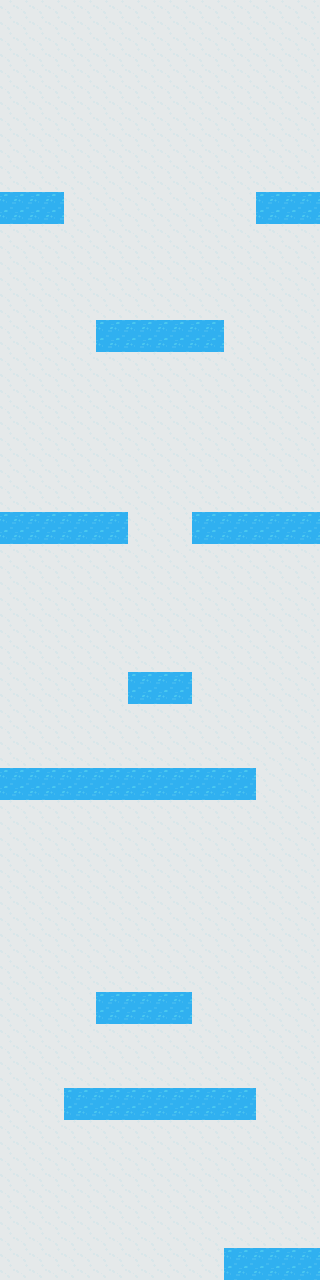

Rendered tile map (Tiled .tmx) drawn with the repository's tilesets; below, a short description and the map source with its tile grids summarised:
An orthogonal 10x40 tile map with 32x32 px tiles, 1 tile layer (Tile Layer 1), 2 tilesets and 14 objects (11x me.LevelEntity, mainPlayer).

<map version="1.0" orientation="orthogonal" renderorder="right-down" width="10" height="40" tilewidth="32" tileheight="32" nextobjectid="22">
 <tileset firstgid="1" name="toAntar2" tilewidth="32" tileheight="32">
  <image source="toAntar2.png" width="720" height="640" />
 </tileset>
 <tileset firstgid="441" name="toAntar1" tilewidth="32" tileheight="32">
  <image source="toAntar1.png" width="640" height="640" />
 </tileset>
 <layer name="Tile Layer 1" width="10" height="40">
  <data>[400 cells, 400 non-empty, 4 distinct tile ids]</data>
 </layer>
 <objectgroup name="Entities">
  <object id="2" name="mainPlayer" x="144" y="24" width="32" height="32">
   <properties>
    <property name="image" value="hero" />
    <property name="spritewidth" value="24" />
   </properties>
  </object>
  <object id="3" name="me.LevelEntity" x="120" y="1200" width="68" height="60">
   <properties>
    <property name="duration" value="250" />
    <property name="fade" value="#000000" />
    <property name="to" value="antarctica" />
   </properties>
  </object>
  <object id="6" name="me.LevelEntity" x="-1" y="768" width="256" height="30">
   <properties>
    <property name="duration" value="1" />
    <property name="fade" value="#000000" />
    <property name="to" value="antarlevel" />
   </properties>
  </object>
  <object id="8" name="me.LevelEntity" x="97" y="995" width="94" height="27">
   <properties>
    <property name="duration" value="1" />
    <property name="fade" value="#000000" />
    <property name="to" value="antarlevel" />
   </properties>
  </object>
  <object id="10" name="me.LevelEntity" x="225" y="1250" width="93" height="29">
   <properties>
    <property name="duration" value="1" />
    <property name="fade" value="#000000" />
    <property name="to" value="antarlevel" />
   </properties>
  </object>
  <object id="11" name="me.LevelEntity" x="131" y="675" width="58" height="27">
   <properties>
    <property name="duration" value="1" />
    <property name="fade" value="#000000" />
    <property name="to" value="antarlevel" />
   </properties>
  </object>
  <object id="12" name="me.LevelEntity" x="2" y="515" width="125" height="28">
   <properties>
    <property name="duration" value="1" />
    <property name="fade" value="#000000" />
    <property name="to" value="antarlevel" />
   </properties>
  </object>
  <object id="13" name="me.LevelEntity" x="193" y="514" width="127" height="28">
   <properties>
    <property name="duration" value="1" />
    <property name="fade" value="#000000" />
    <property name="to" value="antarlevel" />
   </properties>
  </object>
  <object id="14" name="me.LevelEntity" x="-1" y="193" width="64" height="29">
   <properties>
    <property name="duration" value="1" />
    <property name="fade" value="#000000" />
    <property name="to" value="antarlevel" />
   </properties>
  </object>
  <object id="15" name="me.LevelEntity" x="98" y="322" width="125" height="30">
   <properties>
    <property name="duration" value="1" />
    <property name="fade" value="#000000" />
    <property name="to" value="antarlevel" />
   </properties>
  </object>
  <object id="16" name="me.LevelEntity" x="258" y="194" width="62" height="29">
   <properties>
    <property name="duration" value="1" />
    <property name="fade" value="#000000" />
    <property name="to" value="antarlevel" />
   </properties>
  </object>
  <object id="21" name="me.LevelEntity" x="66" y="1089" width="188" height="29">
   <properties>
    <property name="duration" value="1" />
    <property name="fade" value="#000000" />
    <property name="to" value="antarlevel" />
   </properties>
  </object>
 </objectgroup>
 <objectgroup name="collision">
  <object id="19" x="-22" y="-2" width="24" height="1282" />
  <object id="20" x="316" y="-2" width="18" height="1276" />
 </objectgroup>
</map>
